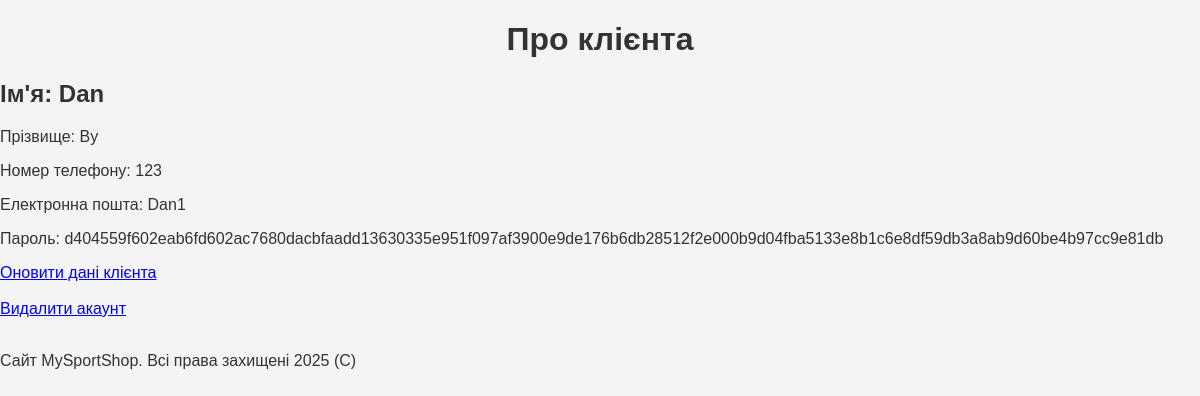
The page /clients/1 on the database its author committed.
### app.py (models this page shows, shortened)
class Client(db.Model):
    id = db.Column(db.Integer, primary_key=True)
    name = db.Column(db.String(30), nullable=False)
    surname = db.Column(db.String(30), nullable=False)
    phone = db.Column(db.String(19), nullable=False)
    cart = db.Column(db.String(1000), nullable=False)
    email = db.Column(db.String(50), nullable=False)
    password = db.Column(db.String(10), nullable=False)

### app.py (the view)
@app.route("/clients/<int:client_id>")
def client_detail_view(client_id):
    client = Client.query.get_or_404(client_id)
    return render_template("client_detail_view.html", client=client)

### templates/client_detail_view.html (shortened to what this page needs)
{% extends 'layout.html' %}
{% block content %}
<h1>Про клієнта</h1>
<div>
    <h2>Ім'я: {{ client.name }}</h2>
    <p>Прізвище: {{ client.surname }}</p>
    <p>Номер телефону: {{ client.phone }}</p>
    <p>Електронна пошта: {{ client.email }}</p>
    <p>Пароль: {{ client.password }}</p>
    <a href="{{client.id}}/update">Оновити дані клієнта</a><br><br>
    <a href="{{client.id}}/delete">Видалити акаунт</a>
</div>
<br>
{% endblock %}

### static/css/styles.css (style rules this page uses)
body { font-family: Arial, sans-serif; margin: 0; padding: 0; background-color: #f4f4f4; color: #333; }
h1 { text-align: center; }

### rows shown on the page
Client: name "Dan", surname "By", phone "123", email "Dan1", password "d404559f602eab6fd602ac7680dacbfaadd13630335e951f097af3900e9de176b6db28512f2e000b9d04fba5133e8b1c6e8df59db3a8ab9d60be4b97cc9e81db"
